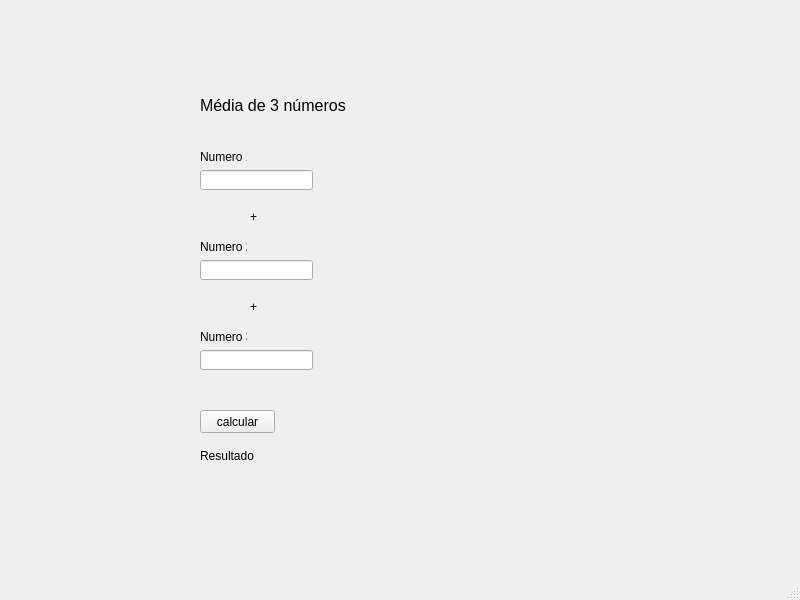
<?xml version="1.0" encoding="UTF-8"?>
<ui version="4.0">
 <class>MainWindow</class>
 <widget class="QMainWindow" name="MainWindow">
  <property name="geometry">
   <rect>
    <x>0</x>
    <y>0</y>
    <width>800</width>
    <height>600</height>
   </rect>
  </property>
  <property name="windowTitle">
   <string>MainWindow</string>
  </property>
  <widget class="QWidget" name="centralwidget">
   <widget class="QLabel" name="label_3">
    <property name="geometry">
     <rect>
      <x>200</x>
      <y>240</y>
      <width>47</width>
      <height>13</height>
     </rect>
    </property>
    <property name="text">
     <string>Numero 2</string>
    </property>
   </widget>
   <widget class="QLineEdit" name="num">
    <property name="geometry">
     <rect>
      <x>200</x>
      <y>170</y>
      <width>113</width>
      <height>20</height>
     </rect>
    </property>
   </widget>
   <widget class="QLabel" name="label_2">
    <property name="geometry">
     <rect>
      <x>200</x>
      <y>90</y>
      <width>391</width>
      <height>31</height>
     </rect>
    </property>
    <property name="font">
     <font>
      <pointsize>12</pointsize>
     </font>
    </property>
    <property name="text">
     <string>Média de 3 números</string>
    </property>
   </widget>
   <widget class="QPushButton" name="btn">
    <property name="geometry">
     <rect>
      <x>200</x>
      <y>410</y>
      <width>75</width>
      <height>23</height>
     </rect>
    </property>
    <property name="text">
     <string>calcular</string>
    </property>
   </widget>
   <widget class="QLabel" name="label_4">
    <property name="geometry">
     <rect>
      <x>250</x>
      <y>210</y>
      <width>47</width>
      <height>13</height>
     </rect>
    </property>
    <property name="text">
     <string>+</string>
    </property>
   </widget>
   <widget class="QLabel" name="label">
    <property name="geometry">
     <rect>
      <x>200</x>
      <y>150</y>
      <width>47</width>
      <height>13</height>
     </rect>
    </property>
    <property name="text">
     <string>Numero 1</string>
    </property>
   </widget>
   <widget class="QLabel" name="result">
    <property name="geometry">
     <rect>
      <x>200</x>
      <y>440</y>
      <width>391</width>
      <height>31</height>
     </rect>
    </property>
    <property name="text">
     <string>Resultado</string>
    </property>
   </widget>
   <widget class="QLineEdit" name="num2">
    <property name="geometry">
     <rect>
      <x>200</x>
      <y>260</y>
      <width>113</width>
      <height>20</height>
     </rect>
    </property>
   </widget>
   <widget class="QLabel" name="label_5">
    <property name="geometry">
     <rect>
      <x>250</x>
      <y>300</y>
      <width>47</width>
      <height>13</height>
     </rect>
    </property>
    <property name="text">
     <string>+</string>
    </property>
   </widget>
   <widget class="QLabel" name="label_6">
    <property name="geometry">
     <rect>
      <x>200</x>
      <y>330</y>
      <width>47</width>
      <height>13</height>
     </rect>
    </property>
    <property name="text">
     <string>Numero 3</string>
    </property>
   </widget>
   <widget class="QLineEdit" name="num3">
    <property name="geometry">
     <rect>
      <x>200</x>
      <y>350</y>
      <width>113</width>
      <height>20</height>
     </rect>
    </property>
   </widget>
  </widget>
  <widget class="QMenuBar" name="menubar">
   <property name="geometry">
    <rect>
     <x>0</x>
     <y>0</y>
     <width>800</width>
     <height>21</height>
    </rect>
   </property>
  </widget>
  <widget class="QStatusBar" name="statusbar"/>
 </widget>
 <resources/>
 <connections/>
</ui>
